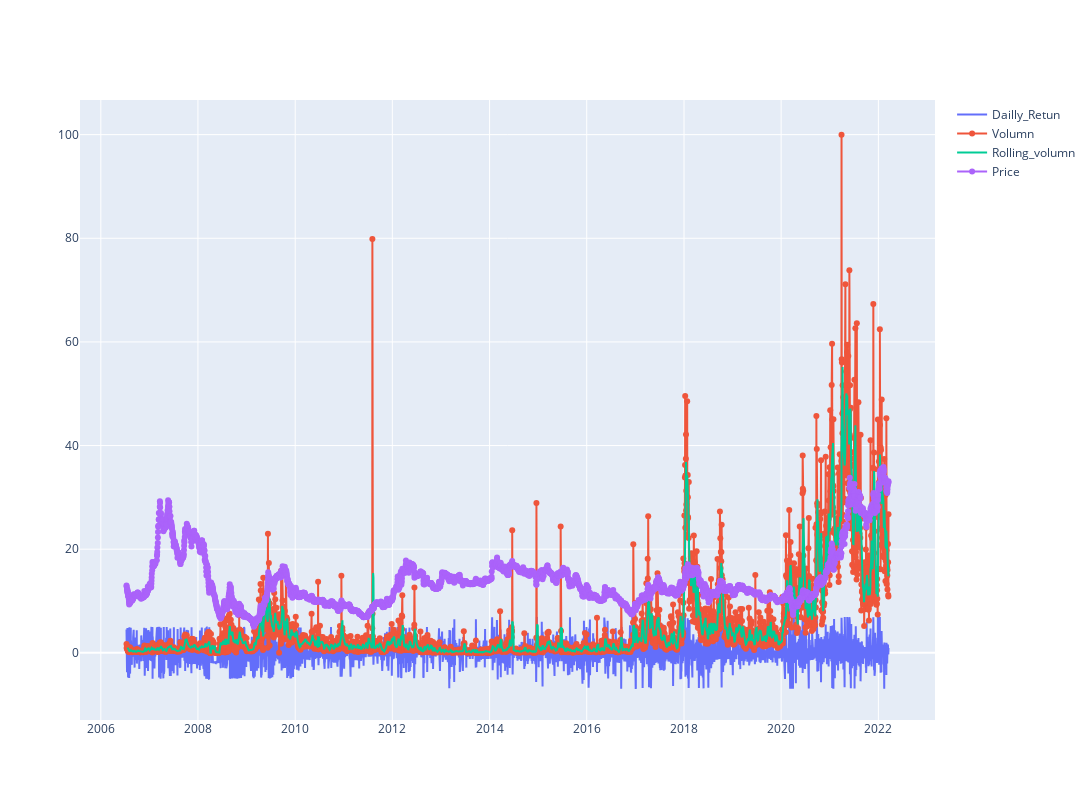

Here is the notebook cell this chart was saved with:
### Code cell
df['Volumn'] = df['<Volume>']/1000000
Volumnshort_rolling = df['Volumn'].rolling(window=7).mean()

fig = go.Figure()

fig.update_layout(  autosize=False,   width=1200,    height=800)

fig.add_trace(go.Scatter(x=df.datetime, y=df['Daily_return'], 
                        mode='lines', name='Dailly_Retun'))

fig.add_trace(go.Scatter(x=df.datetime, y=df['Volumn'], 
                        mode='lines+markers', name='Volumn'))

fig.add_trace(go.Scatter(x=df.datetime, y=Volumnshort_rolling, 
                        mode='lines', name='Rolling_volumn'))

fig.add_trace(go.Scatter(x=df.datetime, y=df['<CloseFixed>'], 
                        mode='lines+markers', name='Price'))

### Figure 1 — Plotly figure (JSON) as saved in the notebook; plotly's stock layout.template omitted (floating-point values rounded to 4 significant figures; data arrays with more than 128 entries replaced by an {"elided": "..."} marker saying what was removed)
{"data": [{"mode": "lines", "name": "Dailly_Retun", "type": "scatter", "x": {"elided": "3912 str values"}, "y": {"elided": "3912 float values"}}, {"mode": "lines+markers", "name": "Volumn", "type": "scatter", "x": {"elided": "3912 str values"}, "y": {"elided": "3912 float values"}}, {"mode": "lines", "name": "Rolling_volumn", "type": "scatter", "x": {"elided": "3912 str values"}, "y": {"elided": "3912 float values"}}, {"mode": "lines+markers", "name": "Price", "type": "scatter", "x": {"elided": "3912 str values"}, "y": {"elided": "3912 float values"}}], "layout": {"autosize": false, "height": 800, "width": 1200}}
